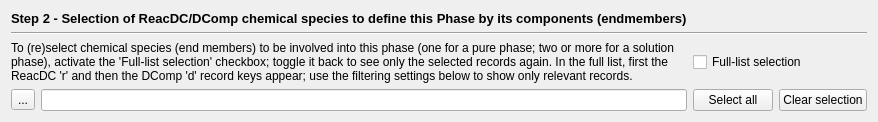
          <widget class="QWidget" name="page_6">
            <layout class="QGridLayout" name="gridLayout_8">
              <item row="1" column="0" colspan="4">
                <widget class="Line" name="line_6">
                  <property name="orientation">
                    <enum>Qt::Horizontal</enum>
                  </property>
                </widget>
              </item>
              <item row="2" column="0" colspan="2">
                <widget class="QLabel" name="label_32">
                  <property name="text">
                    <string>To (re)select chemical species (end members) to be involved into this phase (one for a pure phase; two or more for a solution phase), activate the 'Full-list selection' checkbox; toggle it back to see only the selected records again. In the full list, first the ReacDC 'r' and then the DComp 'd' record keys appear; use the filtering settings below to show only relevant records. </string>
                  </property>
                  <property name="wordWrap">
                    <bool>true</bool>
                  </property>
                </widget>
              </item>
              <item row="3" column="2">
                <widget class="QPushButton" name="bRDSelectAll">
                  <property name="text">
                    <string>Select all</string>
                  </property>
                </widget>
              </item>
              <item row="0" column="0" colspan="2">
                <widget class="QLabel" name="label_5">
                  <property name="sizePolicy">
                    <sizepolicy hsizetype="Preferred" vsizetype="Fixed">
                      <horstretch>0</horstretch>
                      <verstretch>0</verstretch>
                    </sizepolicy>
                  </property>
                  <property name="font">
                    <font>
                      <pointsize>10</pointsize>
                      <bold>true</bold>
                    </font>
                  </property>
                  <property name="text">
                    <string>Step 2 - Selection of ReacDC/DComp chemical species to define this Phase by its components (endmembers)</string>
                  </property>
                </widget>
              </item>
              <item row="3" column="0">
                <widget class="QToolButton" name="bRDFilter">
                  <property name="text">
                    <string>...</string>
                  </property>
                  <property name="icon">
                    <iconset resource="../GUI.qrc">
                      <normaloff>:/menu/Icons/SetKeyTemplateIcon.png</normaloff>:/menu/Icons/SetKeyTemplateIcon.png
                    
                    
                    </iconset>
                  </property>
                </widget>
              </item>
              <item row="3" column="3">
                <widget class="QPushButton" name="bRDClearAll">
                  <property name="text">
                    <string>Clear selection</string>
                  </property>
                </widget>
              </item>
              <item row="2" column="2" colspan="2">
                <widget class="QCheckBox" name="checkRDFull">
                  <property name="text">
                    <string>Full-list selection</string>
                  </property>
                </widget>
              </item>
              <item row="3" column="1">
                <widget class="QLineEdit" name="lineRDFilter">
                  <property name="readOnly">
                    <bool>true</bool>
                  </property>
                </widget>
              </item>
            </layout>
          </widget>
